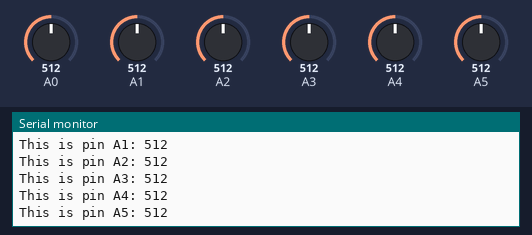
Bench run of a sketch on a simulated Arduino Uno, built with avr-gcc and run on an emulated ATmega328P. On the bench: the last lines printed to the serial monitor. The test bench sets the inputs (shaded band); at power-on: A1 = 512, A2 = 512, A3 = 512, A4 = 512, A5 = 512, A0 = 512.

Above: at 2.3 s.
2.4 s: A1 set to 716
4.5 s: A2 set to 716
6.6 s: A3 set to 716
At 8.5 s:
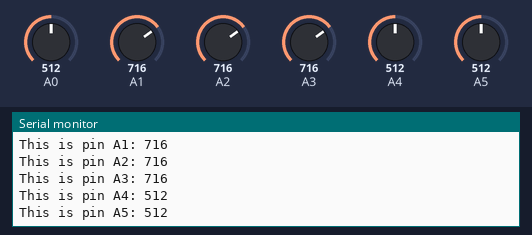
8.7 s: A4 set to 716
At 10.5 s:
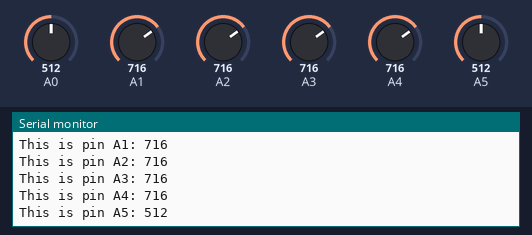
10.8 s: A5 set to 716
At 12.2 s:
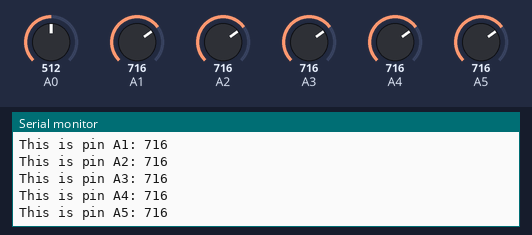
12.9 s: A1 set to 992
Timing chart, 0 to 15.9 s (numbered marks = the images above; inputs shaded):
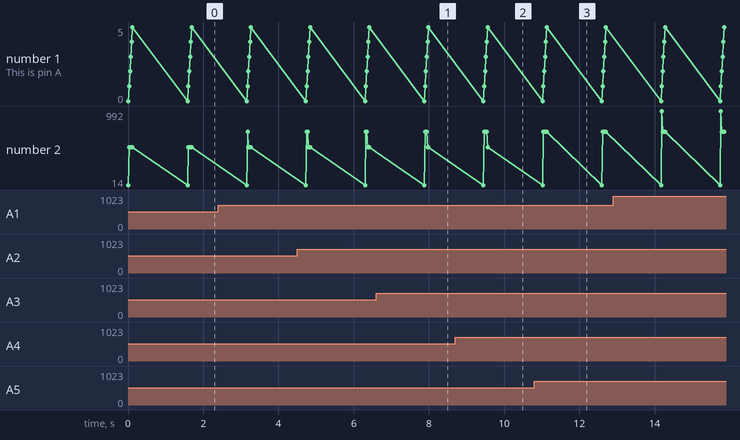

The sketch:

ArduinoReadAnalogPorts.ino
```cpp
int a0,a1,a2,a3,a4,a5;
void setup() {
  Serial.begin(9600);

}
void loop() {
  //Read all pins for data
  a0 = analogRead(A0);
  a1 = analogRead(A1);
  a2 = analogRead(A2);
  a3 = analogRead(A3);
  a4 = analogRead(A4);
  a5 = analogRead(A5);

  //Output pin results
  Serial.print("\n\nResults\n");
  Serial.print("This is pin A0: ");
  Serial.println(A0);
  Serial.print("This is pin A1: ");
  Serial.println(a1);
  Serial.print("This is pin A2: ");
  Serial.println(a2);
  Serial.print("This is pin A3: ");
  Serial.println(a3);
  Serial.print("This is pin A4: ");
  Serial.println(a4);
  Serial.print("This is pin A5: ");
  Serial.println(a5);
  delay(1500);

}
```

Measured:
- after the input at 6.6 s, the serial monitor: prints a new line after 1.3 s (image 1)
- after the input at 8.7 s, the serial monitor: prints a new line after 0.84 s (image 2)
- after the input at 10.8 s, the serial monitor: prints a new line after 0.33 s (image 3)
